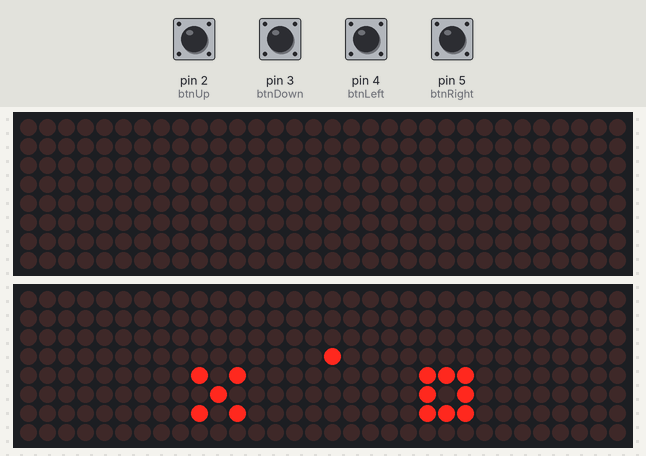
Simulated run of this sketch. Board: Arduino Uno, built with avr-gcc and run on an emulated ATmega328P. Shown: 2 × 32×8 LED matrix. Inputs (shaded band) come from the test bench; at power-on: pin 2 (btnUp), pin 3 (btnDown), pin 4 (btnLeft), pin 5 (btnRight) HIGH. Random numbers use the default seed unless the sketch sets one; what the sketch prints to the serial monitor is not drawn.

Above: at 10.3 s.
10.4 s: pin 4 (btnLeft) pulled LOW for 0.15 s
At 10.9 s:
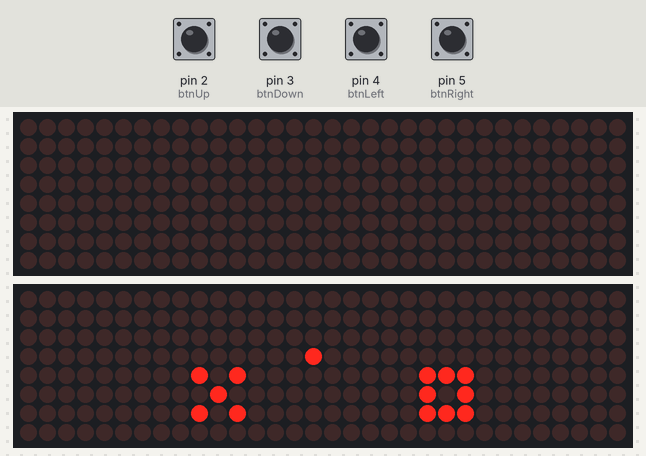
13.5 s: pin 2 (btnUp) pulled LOW for 0.15 s
At 14.7 s:
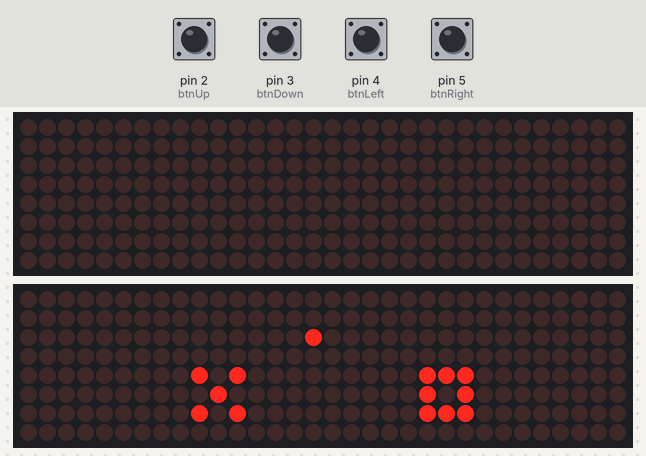
16.6 s: pin 5 (btnRight) pulled LOW for 0.15 s
At 17.0 s:
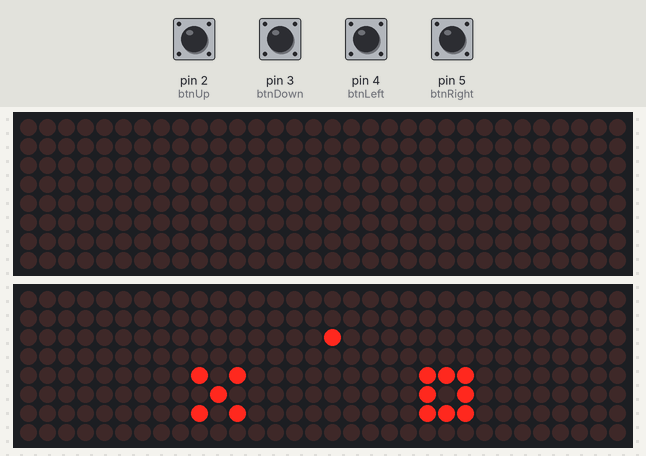
19.7 s: pin 3 (btnDown) pulled LOW for 0.15 s
At 20.5 s:
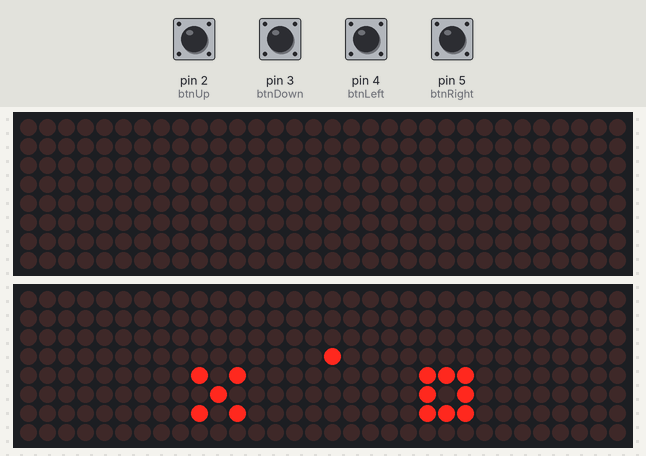
22.8 s: pin 5 (btnRight) pulled LOW for 1 s
At 24.3 s:
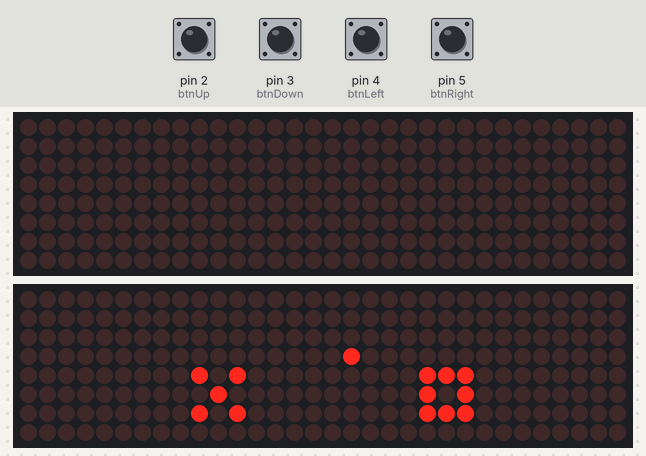
26.8 s: pin 3 (btnDown) pulled LOW for 1 s
At 27.7 s:
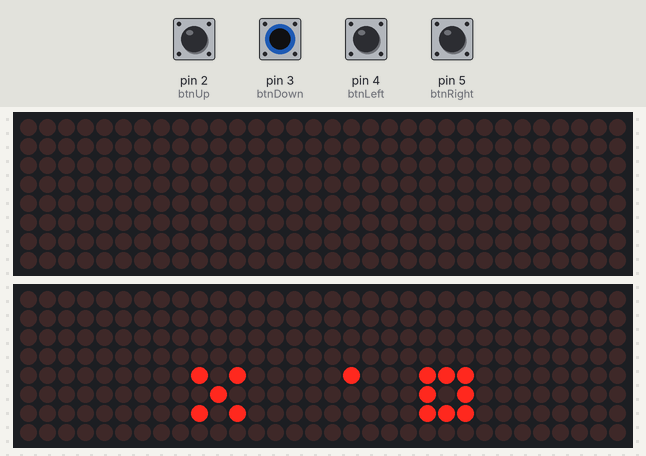

The sketch:

code_DateWithMe.ino
```cpp
#include <Arduino.h>
#include <MD_Parola.h>
#include <MD_MAX72xx.h>
#include <SPI.h>

#define HARDWARE_TYPE MD_MAX72XX::FC16_HW
#define MAX_DEVICES   4
#define CS_PIN        10

MD_Parola P(HARDWARE_TYPE, CS_PIN, MAX_DEVICES);
MD_MAX72XX mx(HARDWARE_TYPE, CS_PIN, MAX_DEVICES);

// Buttons on D2..D5
const uint8_t btnUp=2, btnDown=3, btnLeft=4, btnRight=5;
// Dot position
int dotX=15, dotY=3;
// Box and X positions
const int yesBoxX=8, boxY=4;
int noX=20, noY=4;  // X-shaped choice uses same top-left coordinate
// Debounce
unsigned long lastDebounce=0;
const unsigned long DEBOUNCE_MS=50;
bool lastUp, lastDown, lastLeft, lastRight;
// State machine
enum State{SCROLL, MENU, SHOW} state=SCROLL;

void setup(){
  Serial.begin(115200);
  pinMode(btnUp, INPUT_PULLUP);
  pinMode(btnDown, INPUT_PULLUP);
  pinMode(btnLeft, INPUT_PULLUP);
  pinMode(btnRight, INPUT_PULLUP);
  lastUp=digitalRead(btnUp);
  lastDown=digitalRead(btnDown);
  lastLeft=digitalRead(btnLeft);
  lastRight=digitalRead(btnRight);

  // Initialize Parola for scrolling
  P.begin(); P.setIntensity(5);
  P.displayText("DATE WITH ME?", PA_LEFT, 75, 2000, PA_SCROLL_LEFT, PA_SCROLL_LEFT);
  // Initialize raw matrix
  mx.begin(); mx.control(MD_MAX72XX::INTENSITY,5); mx.clear();
}

void loop(){
  unsigned long now=millis();
  switch(state){
    case SCROLL:
      if(P.displayAnimate()){
        Serial.println(">> SCROLL DONE");
        P.displayReset(); mx.clear();
        state=MENU;
      }
      break;
    case MENU:
      handleInput(now);
      drawMenu();
      break;
    case SHOW:
      // Scroll "PLEASE TEXT ME :D"
      P.displayText("TEXT ME :D", PA_LEFT, 75, 2000, PA_SCROLL_LEFT, PA_SCROLL_LEFT);
      state=SCROLL;
      break;
  }
}

void handleInput(unsigned long now){
  #define CHK(btn,last,coord,d,minv,maxv) { bool cur=digitalRead(btn); if(cur!=last && now-lastDebounce>DEBOUNCE_MS){ lastDebounce=now; if(cur==LOW) coord=constrain(coord+d,minv,maxv);} last=cur; }
  CHK(btnUp,    lastUp,    dotY, -1, 0,7);
  CHK(btnDown,  lastDown,  dotY, +1, 0,7);
  // swap left/right
  CHK(btnLeft,  lastLeft,  dotX, +1, 0,31);
  CHK(btnRight, lastRight, dotX, -1, 0,31);
  // YES collision
  if(dotX>=yesBoxX && dotX<=yesBoxX+2 && dotY>=boxY && dotY<=boxY+2){
    Serial.println(">> HIT YES"); state=SHOW;
  }
  // NO collision
  if(dotX>=noX && dotX<=noX+2 && dotY>=noY && dotY<=noY+2){
    noX=random(0,29);
    Serial.println(">> EVADE NO");
  }
}

void drawMenu(){
  mx.clear();
  // Draw YES box (3x3 hollow)
  drawBox(yesBoxX, boxY);
  // Draw NO as 3x3 X shape
  drawX(noX, noY);
  // Draw dot
  mx.setPoint(dotY, dotX, true);
  mx.update();
}

void drawBox(int x0,int y0){
  for(int i=0;i<3;i++){
    mx.setPoint(y0,   x0+i, true);
    mx.setPoint(y0+2, x0+i, true);
  }
  mx.setPoint(y0+1, x0,     true);
  mx.setPoint(y0+1, x0+2,   true);
}

void drawX(int x0,int y0){
  // X shape 3x3
  mx.setPoint(y0,   x0,   true);
  mx.setPoint(y0+1, x0+1, true);
  mx.setPoint(y0+2, x0+2, true);
  mx.setPoint(y0,   x0+2, true);
  mx.setPoint(y0+1, x0+1, true);
  mx.setPoint(y0+2, x0,   true);
}
```
